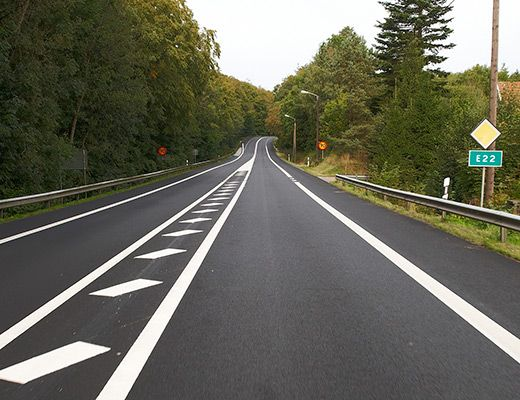
#> input picture lab2_1.jpg, 520 x 400 px
$ python -i lab2.py   (imports and definitions only)   (older library calls are emulated)
#> lines starting #> are read from the running program, lines starting #| are printed output that depends on the picture; after the words box and inside, x2 and y2 are one past the last pixel; in counts of white or black regions, pixels touching at a corner belong together
import cv2
import numpy as np
import tkinter as tk
from tkinter import messagebox

# Definicja funkcji filtrowania obrazu z pliku bez wykrywania okręgów
# [21 lines left out: function filtrowanie_obrazu_z_pliku, not called in this run]


# Definicja funkcji filtrowania obrazu z pliku z wykrywaniem okręgów
def filtrowanie_obrazu_z_pliku_z_okregami(image_path):
#> called with image_path = 'lab2_1.jpg'
    frame = cv2.imread(image_path)
#> frame is the input picture: shape (400, 520, 3); mean B, G, R 89.5, 102.9, 103.1
    gray_image = cv2.cvtColor(frame, cv2.COLOR_BGR2GRAY)
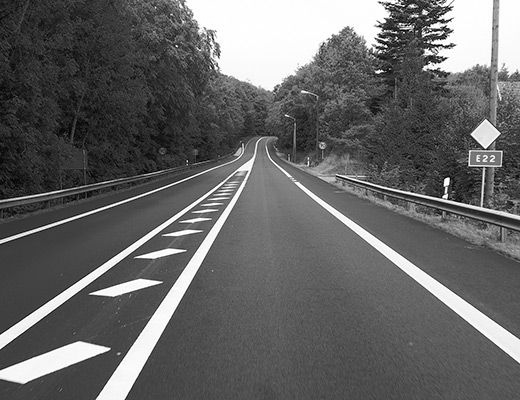
#> gray_image: shape (400, 520); min 0, max 255, mean 101.5
    laplacian_edges = cv2.Laplacian(gray_image, cv2.CV_64F)
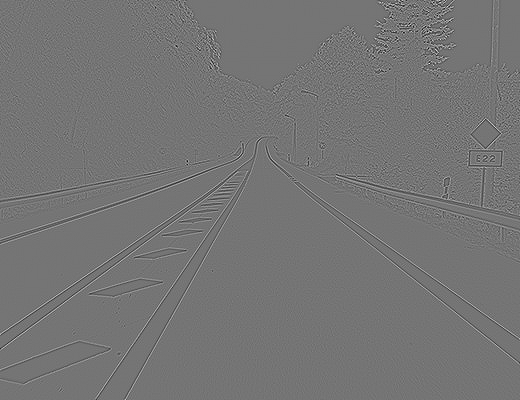
#> laplacian_edges: shape (400, 520) float64; min -580, max 684, mean 0; drawn with min black and max white

    minVal = 50
    maxVal = 100
    edges_canny = cv2.Canny(gray_image, minVal, maxVal)
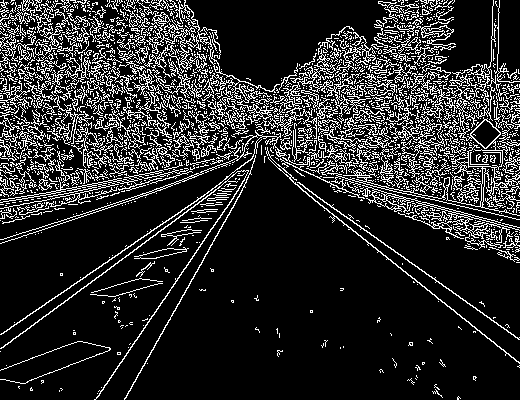
#> edges_canny: shape (400, 520); 16.8% white in thin lines or dots

    gaussian_blurred = cv2.GaussianBlur(gray_image, (5, 5), 0)
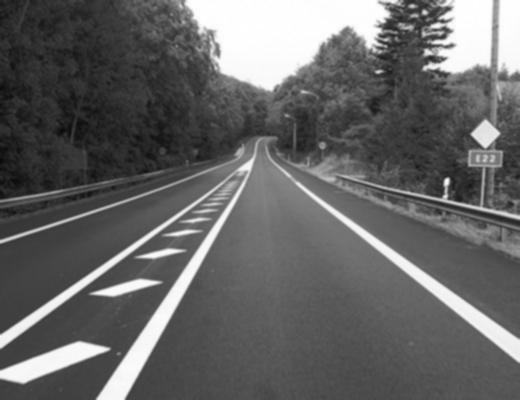
#> gaussian_blurred: shape (400, 520); min 11, max 255, mean 101.5
    edges_canny_blurred = cv2.Canny(gaussian_blurred, minVal, maxVal)
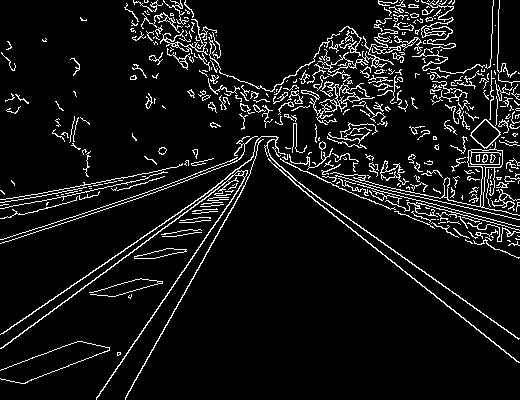
#> edges_canny_blurred: shape (400, 520); 7.8% white in thin lines or dots

    # Wykrywanie okręgów metodą Hougha
    circles = cv2.HoughCircles(edges_canny_blurred,
                               cv2.HOUGH_GRADIENT,
                               dp=2,
                               minDist=200,
                               param1=150,
                               param2=85,
                               minRadius=150,
                               maxRadius=200)
#> circles = [[483, 49, 157]]

    if circles is not None:
        circles = np.uint16(np.around(circles))
        for i in circles[0, :]:
            cv2.circle(frame, (i[0], i[1]), i[2], (0, 255, 0), 2)  # Okrąg
            cv2.circle(frame, (i[0], i[1]), 2, (0, 0, 255), 3)  # Środek okręgu
#> this loop made 1 pass
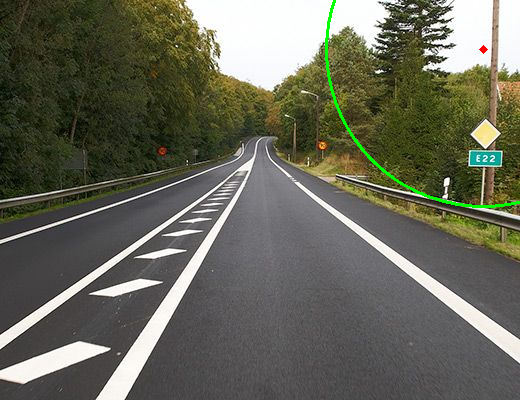
#> frame: shape (400, 520, 3); 0.51% of pixels changed, all inside (x1, y1, x2, y2) = (325, 0, 520, 208)

    # Wyświetlenie wyników
    cv2.imshow('Wykryte okręgi', frame)
    cv2.waitKey(0)
    cv2.destroyAllWindows()


# Definicja funkcji filtrowania obrazu z kamery
# [52 lines left out: functions filtrowanie_obrazu_z_kamery, wybierz_funkcje, not called in this run]

>>> result = filtrowanie_obrazu_z_pliku_z_okregami('lab2_1.jpg')

$ run again, on LAB52.png
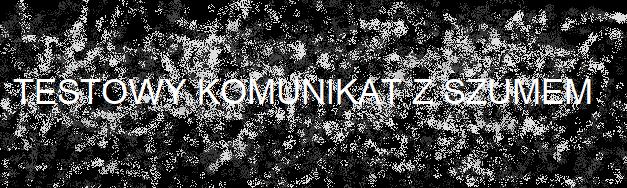
#> input picture LAB52.png, 627 x 188 px
#> in filtrowanie_obrazu_z_pliku_z_okregami, frame is the input picture: shape (188, 627, 3); mean B, G, R 66.3, 66.3, 66.2
#> in filtrowanie_obrazu_z_pliku_z_okregami, `edges_canny = cv2.Canny(gray_image, minVal, maxVal)`:
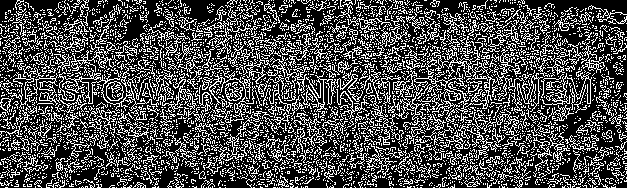
#> edges_canny: shape (188, 627); 29.8% white in thin lines or dots
#> edges_canny_blurred: shape (188, 627); 26.9% white in thin lines or dots
#> in filtrowanie_obrazu_z_pliku_z_okregami, `circles = cv2.HoughCircles(edges_canny_blurred, cv2.HOUGH_GRADIENT, dp..`: circles = [[307, 187, 183.4], [185, 5, 165.8], [415, 17, 152.6]]
#> in filtrowanie_obrazu_z_pliku_z_okregami, `circles = np.uint16(np.around(circles))`: circles = [[307, 187, 183], [185, 5, 166], [415, 17, 153]]
#> the loop in filtrowanie_obrazu_z_pliku_z_okregami, `for i in circles[0, :]:` made 3 passes
#> after the loop in filtrowanie_obrazu_z_pliku_z_okregami, `for i in circles[0, :]:`:
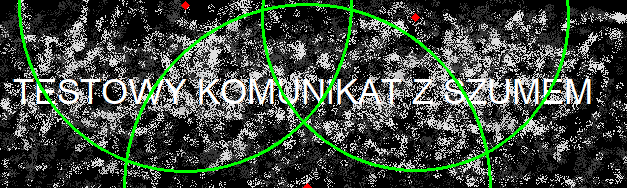
#> frame: shape (188, 627, 3); 4.17% of pixels changed, all inside (x1, y1, x2, y2) = (18, 0, 570, 188)

$ run again, on lab2_2.png
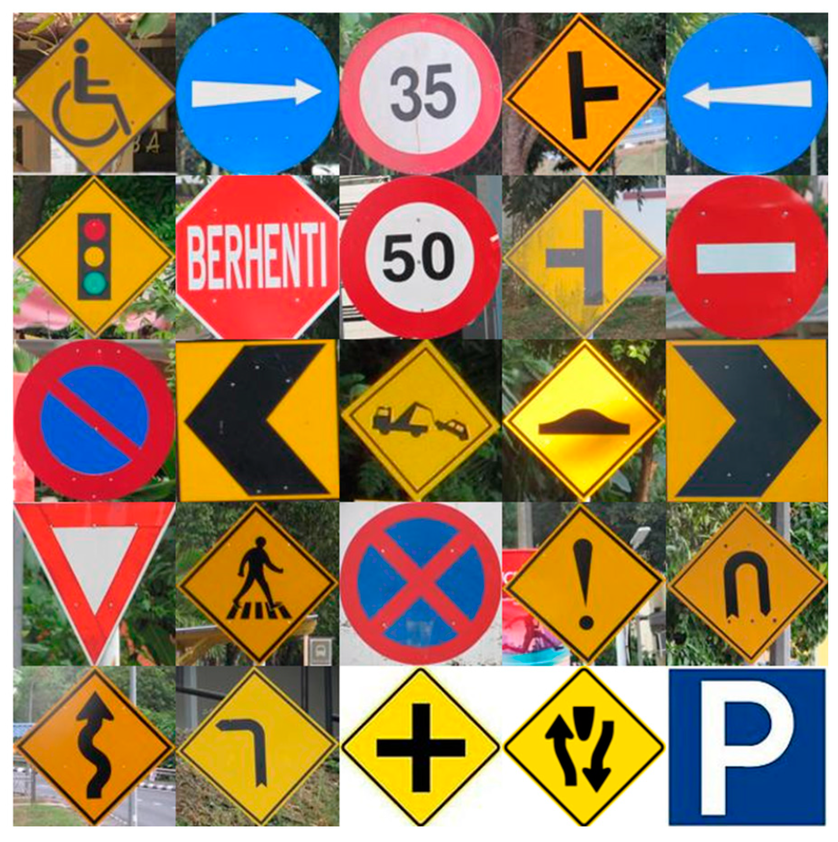
#> input picture lab2_2.png, 838 x 842 px, shrunk from 1840 x 1848 before the run
#> in filtrowanie_obrazu_z_pliku_z_okregami, frame is the input picture: shape (842, 838, 3); mean B, G, R 95.8, 126.1, 154.6
#> in filtrowanie_obrazu_z_pliku_z_okregami, `edges_canny = cv2.Canny(gray_image, minVal, maxVal)`:
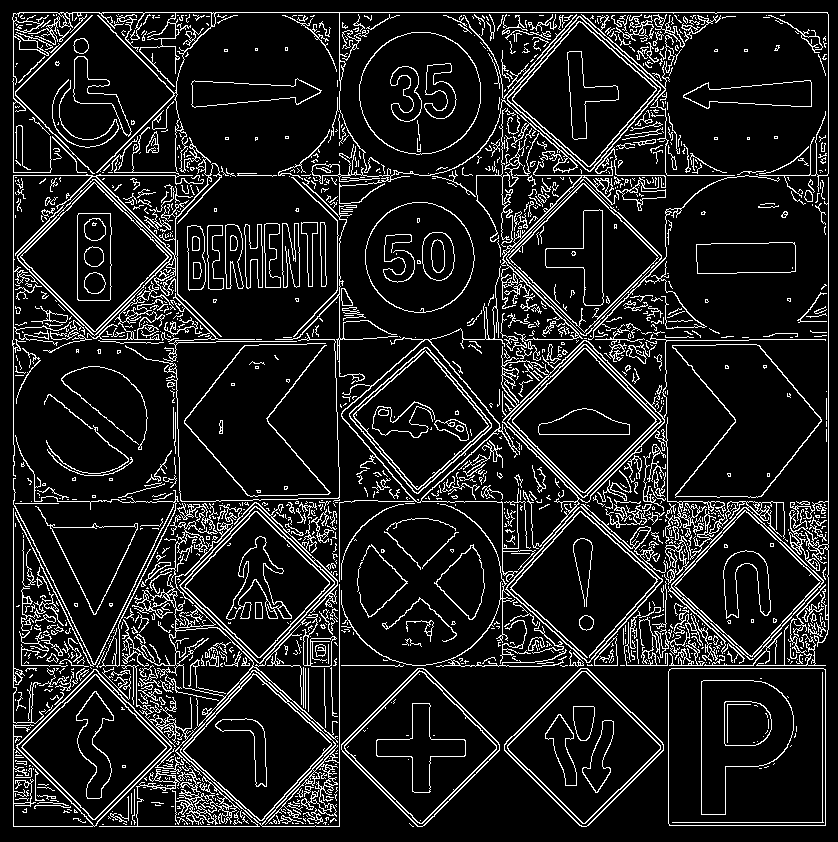
#> edges_canny: shape (842, 838); 11.7% white in thin lines or dots
#> edges_canny_blurred: shape (842, 838); 9.3% white in thin lines or dots
#> in filtrowanie_obrazu_z_pliku_z_okregami, `circles = cv2.HoughCircles(edges_canny_blurred, cv2.HOUGH_GRADIENT, dp..`: circles = [[179, 473, 198.8], [655, 349, 174.6], [495, 515, 181.2], [335, 325, 187.8], [295, 657, 161.4], [505, 179, 168], [175, 179, 165.8], [345, 19, 163.6]]
#> in filtrowanie_obrazu_z_pliku_z_okregami, `circles = np.uint16(np.around(circles))`: circles = [[179, 473, 199], [655, 349, 175], [495, 515, 181], [335, 325, 188], [295, 657, 161], [505, 179, 168], [175, 179, 166], [345, 19, 164]]
#> the loop in filtrowanie_obrazu_z_pliku_z_okregami, `for i in circles[0, :]:` made 8 passes
#> after the loop in filtrowanie_obrazu_z_pliku_z_okregami, `for i in circles[0, :]:`:
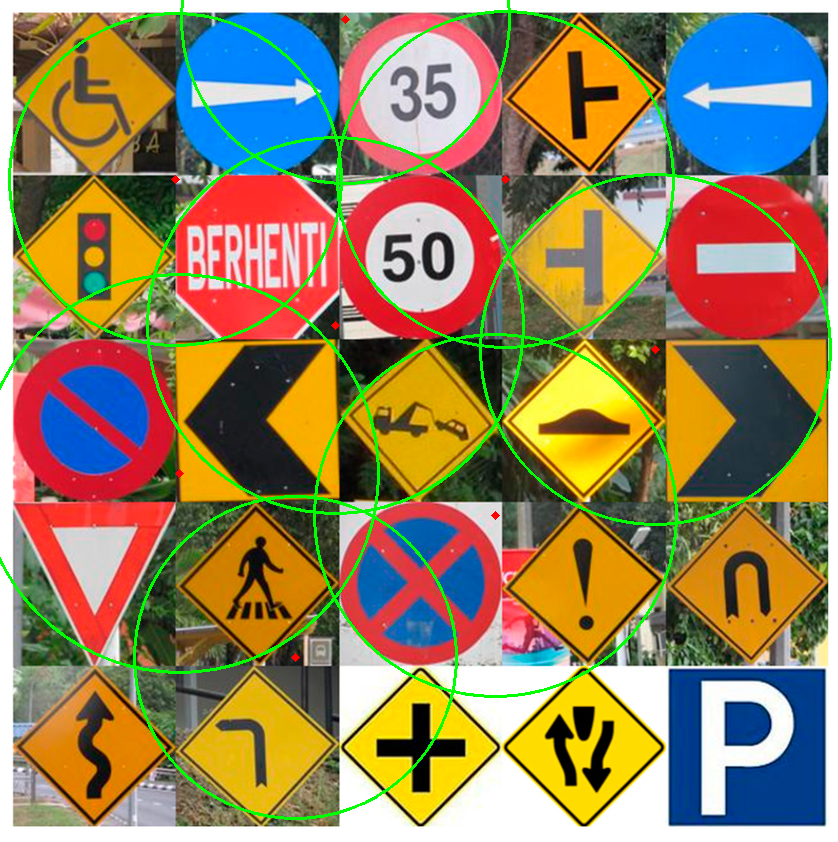
#> frame: shape (842, 838, 3); 3.41% of pixels changed, all inside (x1, y1, x2, y2) = (0, 0, 832, 820)
